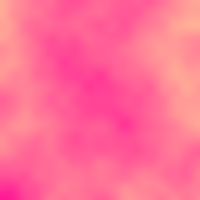
Frame 1 (no input)
Frame 60 (no input): identical to frame 1, image omitted
Frame 120 (the mouse pressed at the canvas centre since frame 60): identical to frame 1, image omitted

The p5.js sketch that drew this single still picture (run headless with seeded random() and noise() and a simulated clock; from frame 60 on, the mouse is pressed at the canvas centre):

// p5.js sketch
// ── sketch.js
var inc = 0.01;
function setup() {
  createCanvas(200, 200);
  pixelDensity(1);
}

function draw(){
  var yoff = 0;
  loadPixels();
  for(var y = 0; y < height; y++){
    var xoff = 0;
    for(var x = 0; x < width; x++){
      var index = (x + y * width) * 4;
      var r = noise(xoff, yoff) * 255;
      pixels[index + 0] = 255;
      pixels[index + 1] = r;
      pixels[index + 2] = 150;
      pixels[index + 3] = 255;

      xoff += inc;
    }
    yoff += inc;
  }
  updatePixels();
  //noLopp();
}
